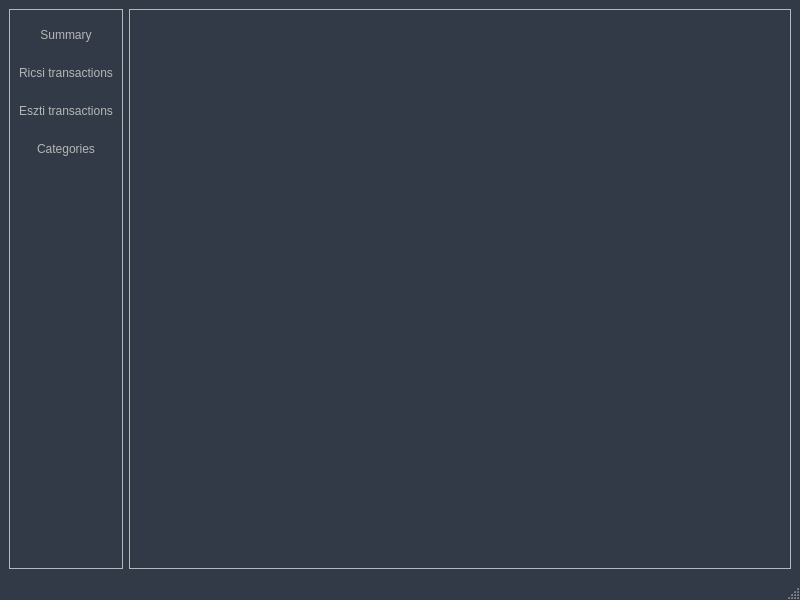
<?xml version="1.0" encoding="UTF-8"?>
<ui version="4.0">
 <class>MainWindow</class>
 <widget class="QMainWindow" name="MainWindow">
  <property name="geometry">
   <rect>
    <x>0</x>
    <y>0</y>
    <width>800</width>
    <height>600</height>
   </rect>
  </property>
  <property name="windowTitle">
   <string>MainWindow</string>
  </property>
  <property name="styleSheet">
   <string notr="true">#MainWindow {
	background-color: #313a46;
}

	#MainWindow QPushButton, QLabel {
		height:32px;
		border:none;
		/* border-bottom: 1px solid #b0b0b0; */
		color: rgb(182, 182, 182)
	}

	#MainWindow QPushButton:hover {
		background-color: rgba( 86, 101, 115, 0.5);
		color: #fff;
	}

	#MainWindow QPushButton:checked {
		background-color: rgba( 86, 101, 115, 0.5);
		color: #fff;
	}</string>
  </property>
  <widget class="QWidget" name="centralwidget">
   <layout class="QHBoxLayout" name="horizontalLayout">
    <item>
     <widget class="QFrame" name="frame">
      <property name="maximumSize">
       <size>
        <width>150</width>
        <height>16777215</height>
       </size>
      </property>
      <property name="frameShape">
       <enum>QFrame::StyledPanel</enum>
      </property>
      <property name="frameShadow">
       <enum>QFrame::Raised</enum>
      </property>
      <layout class="QVBoxLayout" name="verticalLayout">
       <item>
        <widget class="QPushButton" name="summary_button">
         <property name="text">
          <string>Summary</string>
         </property>
         <property name="checkable">
          <bool>true</bool>
         </property>
         <property name="autoExclusive">
          <bool>true</bool>
         </property>
        </widget>
       </item>
       <item>
        <widget class="QPushButton" name="ricsi_transactions_button">
         <property name="text">
          <string>Ricsi transactions</string>
         </property>
         <property name="checkable">
          <bool>true</bool>
         </property>
         <property name="autoExclusive">
          <bool>true</bool>
         </property>
        </widget>
       </item>
       <item>
        <widget class="QPushButton" name="eszti_transactions_button">
         <property name="text">
          <string>Eszti transactions</string>
         </property>
         <property name="checkable">
          <bool>true</bool>
         </property>
         <property name="autoExclusive">
          <bool>true</bool>
         </property>
        </widget>
       </item>
       <item>
        <widget class="QPushButton" name="category_manager_button">
         <property name="text">
          <string>Categories</string>
         </property>
         <property name="checkable">
          <bool>true</bool>
         </property>
         <property name="autoExclusive">
          <bool>true</bool>
         </property>
        </widget>
       </item>
       <item>
        <spacer name="verticalSpacer">
         <property name="orientation">
          <enum>Qt::Vertical</enum>
         </property>
         <property name="sizeHint" stdset="0">
          <size>
           <width>20</width>
           <height>387</height>
          </size>
         </property>
        </spacer>
       </item>
      </layout>
     </widget>
    </item>
    <item>
     <widget class="QFrame" name="frame_2">
      <property name="frameShape">
       <enum>QFrame::StyledPanel</enum>
      </property>
      <property name="frameShadow">
       <enum>QFrame::Raised</enum>
      </property>
      <layout class="QHBoxLayout" name="horizontalLayout_2">
       <item>
        <widget class="QStackedWidget" name="stackedWidget">
         <widget class="QWidget" name="page"/>
         <widget class="QWidget" name="page_2"/>
        </widget>
       </item>
      </layout>
     </widget>
    </item>
   </layout>
  </widget>
  <widget class="QStatusBar" name="statusbar">
   <property name="enabled">
    <bool>false</bool>
   </property>
  </widget>
 </widget>
 <resources/>
 <connections/>
</ui>
